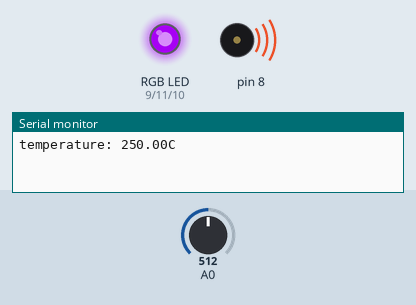
This sketch was run on a simulated Arduino Uno, built with avr-gcc and run on an emulated ATmega328P. Shown: an RGB LED mixed from three pins (HIGH = lit), buzzer (waves = sounding), the last lines printed to the serial monitor. The test bench sets the inputs (shaded band); at power-on: A0 = 512.

Above: at 1.6 s.
1.7 s: A0 set to 64
5.2 s: A0 set to 53
At 6.3 s:
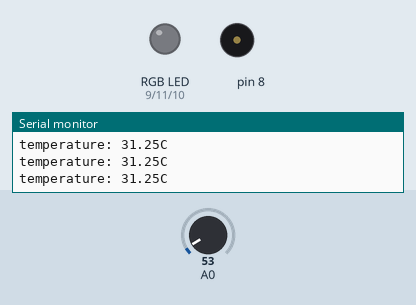
8.7 s: A0 set to 122
At 9.42 s:
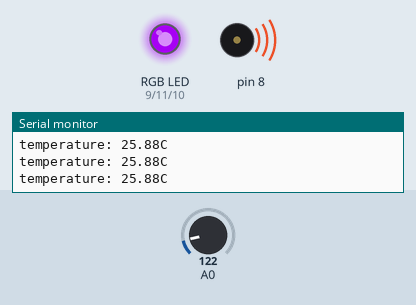
12.2 s: A0 set to 18
At 13.9 s:
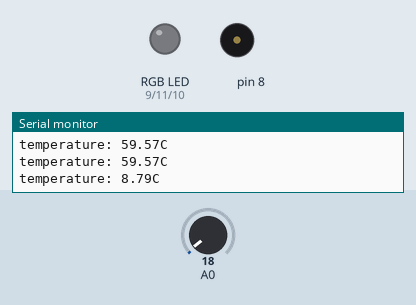
Timing chart, 0 to 15.4 s (numbered marks = the images above; inputs shaded):
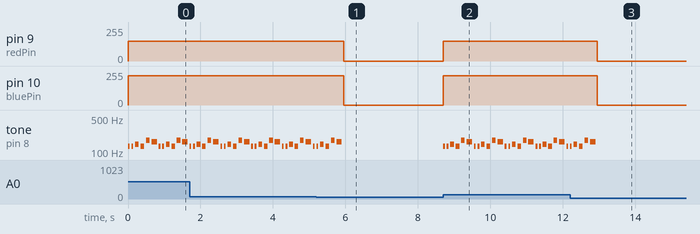

The sketch:

temp_alarm.ino
```cpp
/*
   Temperature Alarm
*/
float sinVal;
int toneVal;
int redPin = 9;
int greenPin = 11;
int bluePin = 10;
unsigned long tepTimer ;

void notetone( int freq, int dura) {
   tone(8, freq);
    delay(dura);
    noTone(8);
    delay(50);
}

void setup(){
    pinMode(8, OUTPUT);
    pinMode(redPin, OUTPUT);
    pinMode(greenPin, OUTPUT);
    pinMode(bluePin, OUTPUT);
    Serial.begin(9600);
}
void colorRGB(int red, int green, int blue){
analogWrite(redPin,constrain(red,0,255));
analogWrite(greenPin,constrain(green,0,255));
analogWrite(bluePin,constrain(blue,0,255));

}
void loop(){
    int val;
    double data;
    val=analogRead(0);
    data = (double) val * (5/10.24);  // convert the voltage to temperture

    if(data>28){        // If the temperture is over 27 degree, buzzer will alarm.
          colorRGB(150,0,220);
          notetone(130, 50);
          notetone(130, 50);
          notetone(146, 100);
          notetone(130,100);
          notetone(174,100);
          notetone(164,150);


    }else {    // If the temperturn is below 27 degree, buzzer will not alarm
           noTone(8);
           colorRGB(0,0,0);
    }

    if(millis() - tepTimer > 500){     // output the temperture value per 500ms
             tepTimer = millis();
             Serial.print("temperature: ");
             Serial.print(data);
             Serial.println("C");
       }
}
```

Measured:
- the behaviour switches between 58 and 57 on A0 (found by bisection; images 0 and 1)
- after the input at 5.2 s, pin 9 (redPin): 150/255 → 0/255 after 0.76 s; pin 10 (bluePin): 220/255 → 0/255 after 0.76 s; tone on pin 8: goes on until 5.9 s, then stays silent
- after the input at 8.7 s, pin 9 (redPin): 0/255 → 150/255 at once; pin 10 (bluePin): 0/255 → 220/255 at once; tone on pin 8: silent → 130 Hz at once, then repeats every 0.85 s: silent 0.05 s, 130 Hz 0.05 s, silent 0.05 s, 146 Hz 0.10 s, silent 0.05 s, 130 Hz 0.10 s, silent 0.05 s, 174 Hz 0.10 s, silent 0.05 s, 164 Hz 0.15 s, silent 0.05 s, 130 Hz 0.05 s
- after the input at 12.2 s, pin 9 (redPin): 150/255 → 0/255 after 0.75 s; pin 10 (bluePin): 220/255 → 0/255 after 0.75 s; tone on pin 8: goes on until 12.9 s, then stays silent
- by itself, tone on pin 8: repeats every 0.85 s: silent 0.05 s, 130 Hz 0.05 s, silent 0.05 s, 146 Hz 0.10 s, silent 0.05 s, 130 Hz 0.10 s, silent 0.05 s, 174 Hz 0.10 s, silent 0.05 s, 164 Hz 0.15 s, silent 0.05 s, 130 Hz 0.05 s
